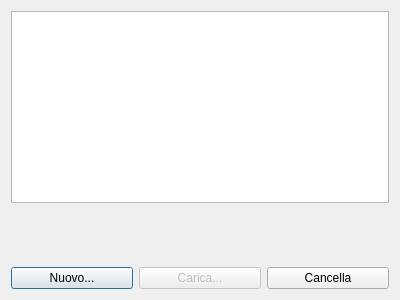
<ui version="4.0" >
 <class>CaricaGioco</class>
 <widget class="QDialog" name="CaricaGioco" >
  <property name="geometry" >
   <rect>
    <x>0</x>
    <y>0</y>
    <width>400</width>
    <height>300</height>
   </rect>
  </property>
  <property name="windowTitle" >
   <string>Carica Gioco</string>
  </property>
  <layout class="QHBoxLayout" >
   <item>
    <layout class="QVBoxLayout" >
     <item>
      <widget class="QTableWidget" name="tableFile" />
     </item>
     <item>
      <spacer>
       <property name="orientation" >
        <enum>Qt::Vertical</enum>
       </property>
       <property name="sizeHint" >
        <size>
         <width>20</width>
         <height>40</height>
        </size>
       </property>
      </spacer>
     </item>
     <item>
      <layout class="QHBoxLayout" >
       <item>
        <widget class="QPushButton" name="newButton" >
         <property name="text" >
          <string>Nuovo...</string>
         </property>
        </widget>
       </item>
       <item>
        <widget class="QPushButton" name="caricaButton" >
         <property name="enabled" >
          <bool>false</bool>
         </property>
         <property name="text" >
          <string>Carica...</string>
         </property>
        </widget>
       </item>
       <item>
        <widget class="QPushButton" name="cancellaButton" >
         <property name="text" >
          <string>Cancella</string>
         </property>
        </widget>
       </item>
      </layout>
     </item>
    </layout>
   </item>
  </layout>
 </widget>
 <resources/>
 <connections>
  <connection>
   <sender>cancellaButton</sender>
   <signal>clicked()</signal>
   <receiver>CaricaGioco</receiver>
   <slot>reject()</slot>
   <hints>
    <hint type="sourcelabel" >
     <x>294</x>
     <y>276</y>
    </hint>
    <hint type="destinationlabel" >
     <x>270</x>
     <y>219</y>
    </hint>
   </hints>
  </connection>
  <connection>
   <sender>newButton</sender>
   <signal>clicked()</signal>
   <receiver>CaricaGioco</receiver>
   <slot>accept()</slot>
   <hints>
    <hint type="sourcelabel" >
     <x>90</x>
     <y>268</y>
    </hint>
    <hint type="destinationlabel" >
     <x>71</x>
     <y>206</y>
    </hint>
   </hints>
  </connection>
 </connections>
</ui>
